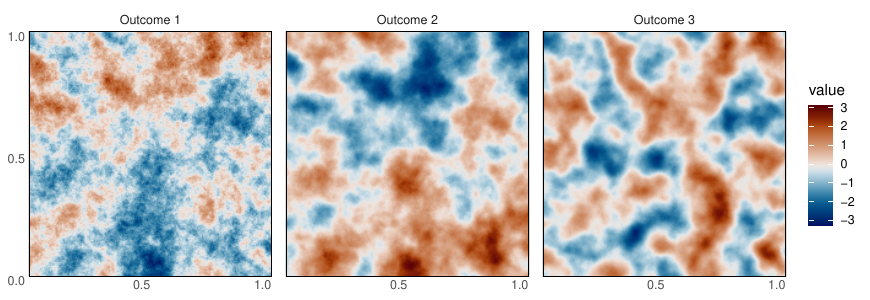

R code for this plot:
rm(list=ls())
library(tidyverse)
library(magrittr)
library(Matrix)
library(latex2exp)

set.seed(4)

image.matrix <- \(x) {
  image(as(x, "dgCMatrix"))
}

q <- 3

theta_mat <- matrix(1, ncol=q, nrow=4)
theta_mat[1,] <- c(5, 15, 30)
theta_mat[2,] <- c(1, 1, 1)
theta_mat[3,] <- c(0.5, 1.2, 1.9)
theta_mat[4,] <- rep(1e-3, q)

sds <- c(1, 1, 1)
Omega <- matrix(c(1,-.9,0.7,-.9,1,-.5,0.7,-.5,1), ncol=3)
Sigma <- diag(sds) %*% Omega %*% diag(sds)

St <- chol(Sigma)
S <- t(St)

# spatial
xx <- seq(0, 1, length.out=200)
coords <- expand.grid(xx, xx)
nr <- nrow(coords)
cx <- as.matrix(coords)

j <- 1
radius <- 0.025
test <- spiox::radgp_build(cx, radius, 
                           phi=5, sigmasq=1, 
                           nu=1.5, tausq=1e-5, 
                           matern=F, 16)
test$dag %>% sapply(\(x) prod(dim(x))) %>% summary()

Hlist <- 1:q %>% sapply(\(j)
                        spiox::radgp_build(cx, radius, 
                                           phi=theta_mat[1,j], sigmasq=theta_mat[2,j], 
                                           nu=theta_mat[3,j], tausq=theta_mat[4,j], 
                                           matern=T, 16)$H
)


V <- matrix(rnorm(nr * q), ncol=q) %*% St

Y <- V

save_which <- rep(0, q)

# make q spatial outcomes
which_process <- rep(0, q)
for(i in 1:q){
  cat(i, "\n")
  Y[,i] <- Matrix::solve(Hlist[[i]], V[,i], sparse=T) 
}

df <- data.frame(coords, y=Y) %>% 
  pivot_longer(cols=-c(Var1, Var2)) %>%
  mutate(name = ifelse(name == "y.1", "Outcome 1", ifelse(name == "y.2", "Outcome 2", "Outcome 3")))

( p2 <- ggplot(df, 
               aes(Var1, Var2, fill=value)) +
    geom_raster() +
    scico::scale_fill_scico(palette="vik") + # bam, broc, cork, managua, vik
    facet_wrap(~name, ncol=q) +
    theme_minimal() + 
    labs(x=NULL, y=NULL) +
    scale_x_continuous(breaks=c(0.5, 1), expand=c(0,0)) +
    scale_y_continuous(breaks=c(0, 0.5, 1), expand=c(0,0)) +
    theme(
      panel.grid = element_blank(),
      panel.spacing.x = unit(10, "pt"),
      panel.border = element_rect(fill=NA, color="black"),
      axis.text.x = element_text(margin = margin(t = 0), hjust=1),
      
      axis.text.y = element_text(margin = margin(r = 0), vjust=1) ) )

ggsave("figures/prior_sample_3.pdf", plot=p2, width=8.7, height=3)
